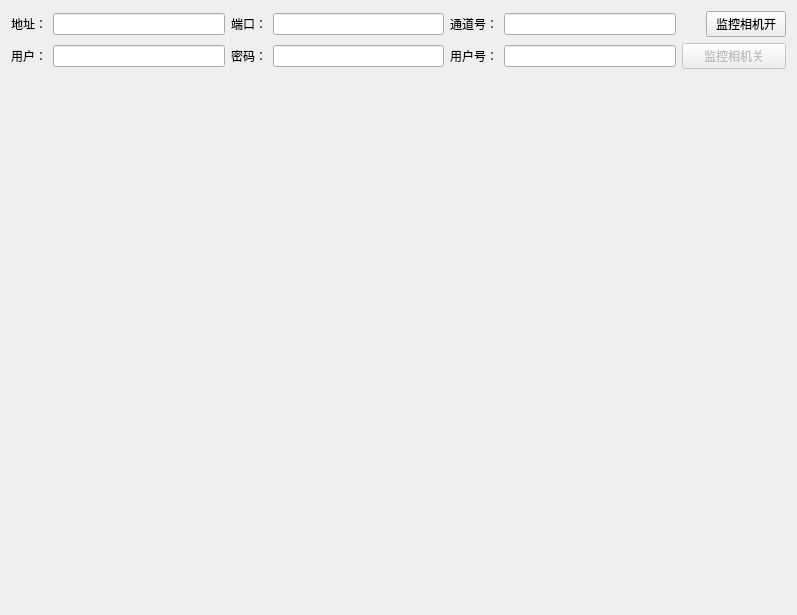
<?xml version="1.0" encoding="UTF-8"?>
<ui version="4.0">
 <class>u_Hikvision</class>
 <widget class="QWidget" name="u_Hikvision">
  <property name="geometry">
   <rect>
    <x>0</x>
    <y>0</y>
    <width>797</width>
    <height>615</height>
   </rect>
  </property>
  <property name="windowTitle">
   <string>Form</string>
  </property>
  <layout class="QGridLayout" name="gridLayout">
   <item row="0" column="0">
    <layout class="QHBoxLayout" name="horizontalLayout_18">
     <item>
      <widget class="QLabel" name="label_35">
       <property name="sizePolicy">
        <sizepolicy hsizetype="Maximum" vsizetype="Preferred">
         <horstretch>0</horstretch>
         <verstretch>0</verstretch>
        </sizepolicy>
       </property>
       <property name="text">
        <string>地址：</string>
       </property>
      </widget>
     </item>
     <item>
      <widget class="QLineEdit" name="Device_Ip">
       <property name="sizePolicy">
        <sizepolicy hsizetype="Preferred" vsizetype="Fixed">
         <horstretch>0</horstretch>
         <verstretch>0</verstretch>
        </sizepolicy>
       </property>
       <property name="maximumSize">
        <size>
         <width>16777215</width>
         <height>16777215</height>
        </size>
       </property>
       <property name="readOnly">
        <bool>false</bool>
       </property>
      </widget>
     </item>
     <item>
      <widget class="QLabel" name="label_36">
       <property name="sizePolicy">
        <sizepolicy hsizetype="Maximum" vsizetype="Preferred">
         <horstretch>0</horstretch>
         <verstretch>0</verstretch>
        </sizepolicy>
       </property>
       <property name="text">
        <string>端口：</string>
       </property>
      </widget>
     </item>
     <item>
      <widget class="QLineEdit" name="Device_port">
       <property name="sizePolicy">
        <sizepolicy hsizetype="Preferred" vsizetype="Fixed">
         <horstretch>0</horstretch>
         <verstretch>0</verstretch>
        </sizepolicy>
       </property>
       <property name="maximumSize">
        <size>
         <width>16777215</width>
         <height>16777215</height>
        </size>
       </property>
       <property name="readOnly">
        <bool>false</bool>
       </property>
      </widget>
     </item>
     <item>
      <widget class="QLabel" name="label_32">
       <property name="sizePolicy">
        <sizepolicy hsizetype="Maximum" vsizetype="Preferred">
         <horstretch>0</horstretch>
         <verstretch>0</verstretch>
        </sizepolicy>
       </property>
       <property name="text">
        <string>通道号：</string>
       </property>
      </widget>
     </item>
     <item>
      <widget class="QLineEdit" name="Hikvision_lPort">
       <property name="sizePolicy">
        <sizepolicy hsizetype="Preferred" vsizetype="Fixed">
         <horstretch>0</horstretch>
         <verstretch>0</verstretch>
        </sizepolicy>
       </property>
       <property name="minimumSize">
        <size>
         <width>60</width>
         <height>0</height>
        </size>
       </property>
       <property name="maximumSize">
        <size>
         <width>16777215</width>
         <height>16777215</height>
        </size>
       </property>
       <property name="readOnly">
        <bool>true</bool>
       </property>
      </widget>
     </item>
    </layout>
   </item>
   <item row="0" column="1">
    <layout class="QHBoxLayout" name="horizontalLayout">
     <item>
      <widget class="c_Fr_Light" name="Hikvision_Connected" native="true">
       <property name="sizePolicy">
        <sizepolicy hsizetype="Maximum" vsizetype="Maximum">
         <horstretch>0</horstretch>
         <verstretch>0</verstretch>
        </sizepolicy>
       </property>
       <layout class="QGridLayout" name="gridLayout_305"/>
      </widget>
     </item>
     <item>
      <widget class="QPushButton" name="Hikvision_Connect">
       <property name="sizePolicy">
        <sizepolicy hsizetype="Maximum" vsizetype="Fixed">
         <horstretch>0</horstretch>
         <verstretch>0</verstretch>
        </sizepolicy>
       </property>
       <property name="text">
        <string>监控相机开</string>
       </property>
      </widget>
     </item>
    </layout>
   </item>
   <item row="1" column="0">
    <layout class="QHBoxLayout" name="horizontalLayout_21">
     <item>
      <widget class="QLabel" name="label_37">
       <property name="sizePolicy">
        <sizepolicy hsizetype="Maximum" vsizetype="Preferred">
         <horstretch>0</horstretch>
         <verstretch>0</verstretch>
        </sizepolicy>
       </property>
       <property name="text">
        <string>用户：</string>
       </property>
      </widget>
     </item>
     <item>
      <widget class="QLineEdit" name="user_name">
       <property name="sizePolicy">
        <sizepolicy hsizetype="Preferred" vsizetype="Fixed">
         <horstretch>0</horstretch>
         <verstretch>0</verstretch>
        </sizepolicy>
       </property>
       <property name="maximumSize">
        <size>
         <width>16777215</width>
         <height>16777215</height>
        </size>
       </property>
       <property name="readOnly">
        <bool>false</bool>
       </property>
      </widget>
     </item>
     <item>
      <widget class="QLabel" name="label_38">
       <property name="sizePolicy">
        <sizepolicy hsizetype="Maximum" vsizetype="Preferred">
         <horstretch>0</horstretch>
         <verstretch>0</verstretch>
        </sizepolicy>
       </property>
       <property name="text">
        <string>密码：</string>
       </property>
      </widget>
     </item>
     <item>
      <widget class="QLineEdit" name="user_key">
       <property name="sizePolicy">
        <sizepolicy hsizetype="Preferred" vsizetype="Fixed">
         <horstretch>0</horstretch>
         <verstretch>0</verstretch>
        </sizepolicy>
       </property>
       <property name="maximumSize">
        <size>
         <width>16777215</width>
         <height>16777215</height>
        </size>
       </property>
       <property name="readOnly">
        <bool>false</bool>
       </property>
      </widget>
     </item>
     <item>
      <widget class="QLabel" name="label_34">
       <property name="sizePolicy">
        <sizepolicy hsizetype="Maximum" vsizetype="Preferred">
         <horstretch>0</horstretch>
         <verstretch>0</verstretch>
        </sizepolicy>
       </property>
       <property name="text">
        <string>用户号：</string>
       </property>
      </widget>
     </item>
     <item>
      <widget class="QLineEdit" name="Hikvision_lUserID">
       <property name="sizePolicy">
        <sizepolicy hsizetype="Preferred" vsizetype="Fixed">
         <horstretch>0</horstretch>
         <verstretch>0</verstretch>
        </sizepolicy>
       </property>
       <property name="minimumSize">
        <size>
         <width>60</width>
         <height>0</height>
        </size>
       </property>
       <property name="maximumSize">
        <size>
         <width>16777215</width>
         <height>16777215</height>
        </size>
       </property>
       <property name="readOnly">
        <bool>true</bool>
       </property>
      </widget>
     </item>
    </layout>
   </item>
   <item row="1" column="1">
    <widget class="QPushButton" name="Hikvision_Disconnect">
     <property name="enabled">
      <bool>false</bool>
     </property>
     <property name="sizePolicy">
      <sizepolicy hsizetype="Preferred" vsizetype="Fixed">
       <horstretch>0</horstretch>
       <verstretch>0</verstretch>
      </sizepolicy>
     </property>
     <property name="text">
      <string>监控相机关</string>
     </property>
    </widget>
   </item>
   <item row="2" column="0" colspan="2">
    <widget class="QWidget" name="Hikvision_Video" native="true">
     <property name="sizePolicy">
      <sizepolicy hsizetype="Expanding" vsizetype="Expanding">
       <horstretch>0</horstretch>
       <verstretch>0</verstretch>
      </sizepolicy>
     </property>
     <property name="minimumSize">
      <size>
       <width>576</width>
       <height>324</height>
      </size>
     </property>
     <property name="maximumSize">
      <size>
       <width>16777215</width>
       <height>16777215</height>
      </size>
     </property>
    </widget>
   </item>
  </layout>
 </widget>
 <customwidgets>
  <customwidget>
   <class>c_Fr_Light</class>
   <extends>QWidget</extends>
   <header>Fr_Light.h</header>
   <container>1</container>
  </customwidget>
 </customwidgets>
 <resources/>
 <connections/>
</ui>
